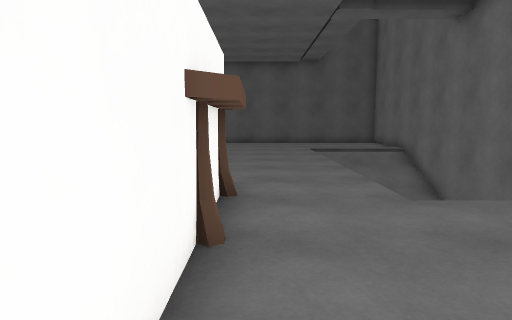
view 1 (above)

12 first-person views from a walk through a scene from a Unity 3-D project. The camera is 1.2 m above the floor, tilts 6° down and sees 70° across. The floor is counted in squares, 1 m on a side. Each view is taken from the middle of a square. On the plan, view 1 faces up. The plan holds only what a view shows up to about 15 squares ahead; the rest is blank. The place goes on beyond the plan. The player is left out. Some animated figures are not drawn. Some surface patterns are stand-ins.

view 2
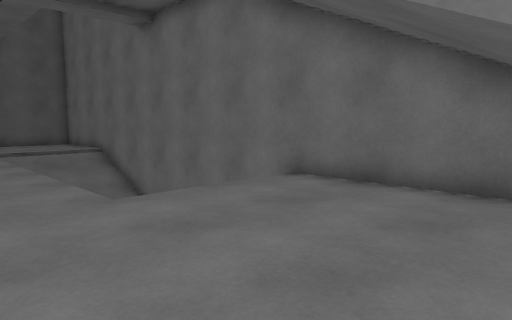

view 3
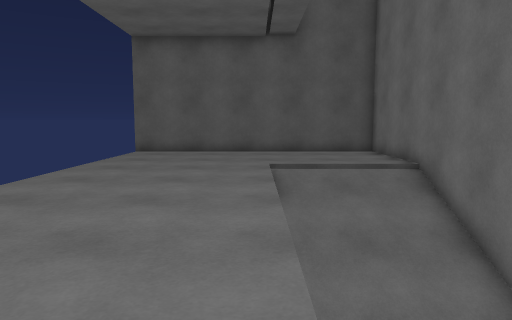

view 4
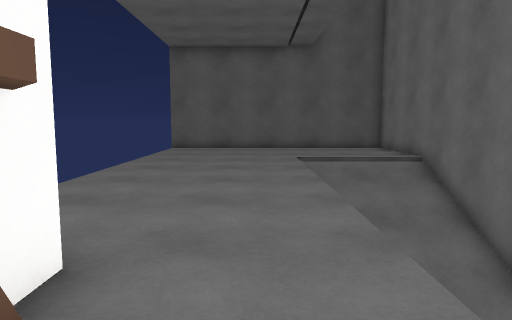

view 5
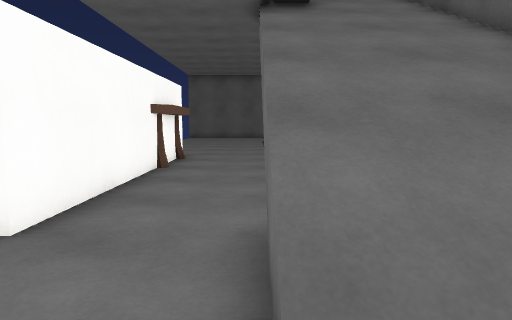

view 6
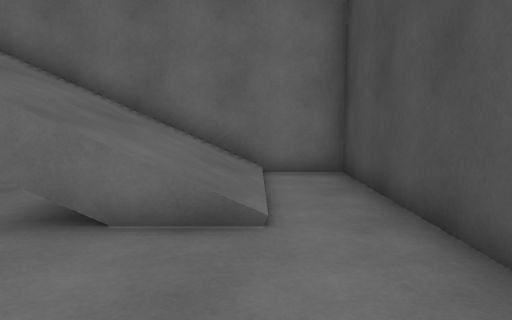

view 7
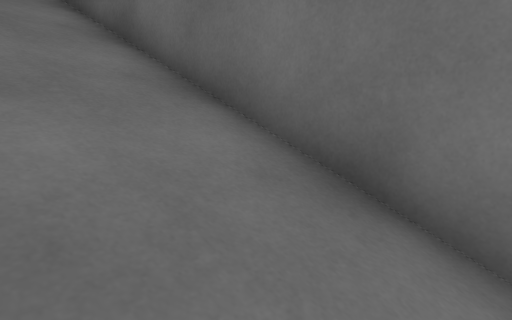

view 8
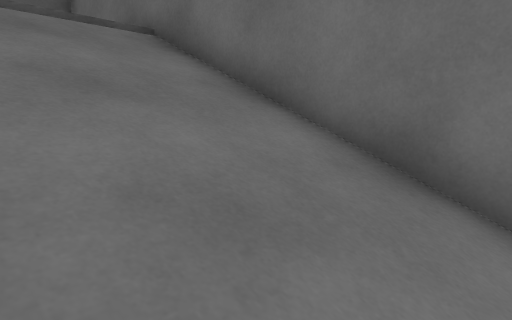

view 9
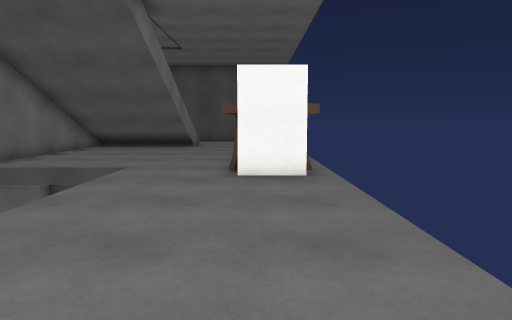

view 10
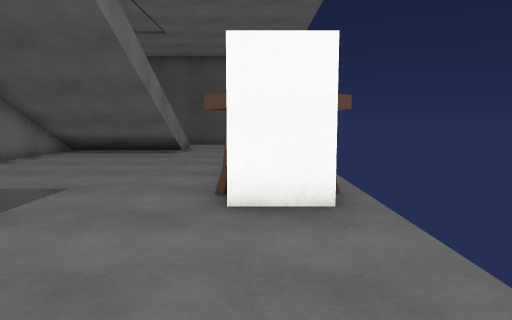

view 11
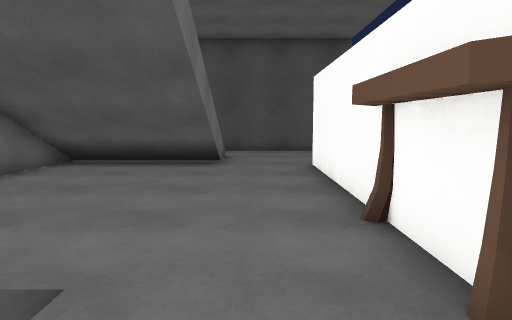

view 12
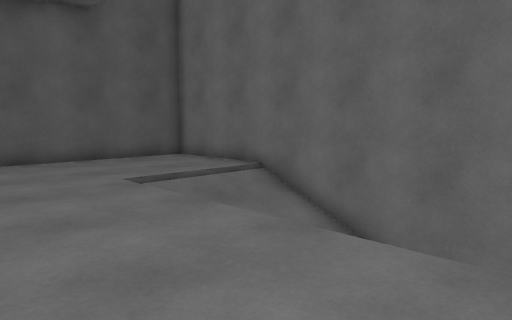

### Floor plan
Key: @ floor where view 1 was taken; # wall or solid block; . floor; / step, stairs or slope; = window, fence, low wall or low ledge; v drop or lower ground; T table.
Columns run from 3 left of view 1 to 7 right of it. Each row starts with its distance up from view 1.
 21 ###########
 20  .........#
 19  .........#
 18  .........#
 17  .........#
 16  .....////#
 15  .....////#
 14  .....////#
 13  .....////#
 12  .....////#
 11  .....////#
 10  ...../ //#
  9  ..... ///#
  8  ..... ///#
  7  ##... ///#
  6  ##T.. / /#
  5   #T......#
  4   #T......#
  3   #.......#
  2   #.......#
  1   #.......#
  0   #@.#////#
 -1   #..v////#
 -2   #..v////#
 -3   ...=////#
 -4   ...=////#
 -5  ..../////#
 -6   ........#
 -7   #########

Where each view was taken, in squares from view 1:
view 1: 0 up, 0 right, facing up
view 2: 0 up, 0 right, facing up-right
view 3: 6 up, 2 right, facing up
view 4: 4 up, 1 right, facing up
view 5: 6 down, 2 right, facing up
view 6: 5 down, 2 left, facing right
view 7: 6 up, 4 right, facing up-right
view 8: 10 up, 3 right, facing up-right
view 9: 15 up, 1 left, facing down
view 10: 12 up, 1 left, facing down
view 11: 8 up, 1 right, facing down
view 12: 9 up, 1 left, facing up-right
